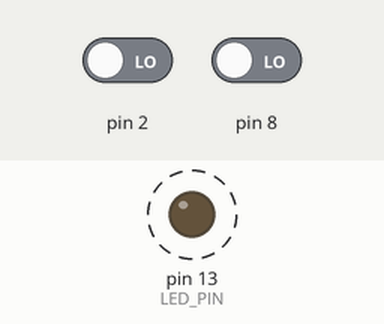
This sketch was run on a simulated Arduino Uno, built with avr-gcc and run on an emulated ATmega328P. On the bench: output pins drawn as LEDs (lit = HIGH). Dashed ring = blinking. The test bench sets the inputs (shaded band); at power-on: pin 2 LOW, pin 8 LOW. What the sketch prints to the serial monitor is not drawn.

Above: at 1.2 s.
1.3 s: pin 2 driven HIGH
3.5 s: pin 8 driven HIGH
Timing chart, 0 to 11.3 s (numbered marks = the images above; inputs shaded):
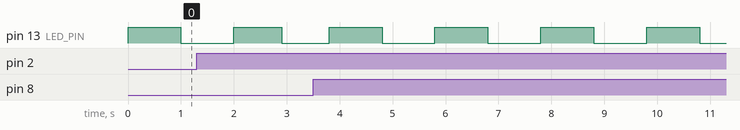

Measured:
- by itself, pin 13 (LED_PIN): alternates HIGH for 1.0 s and LOW for 1.0 s

The sketch:

tarefa0302.ino
```cpp
#include <evento.h>

#define LED_PIN 13
#define BUT_ACC  2
#define BUT_DES  8

int intervalo=1000;
int estado_led=1;
int parar=0;

void timer_expired(int id){
  if(id==0){
    estado_led=!estado_led;
    digitalWrite(LED_PIN, estado_led);
    timer_set(0,intervalo);
  }
  else if (id==1){
    parar=0;
  }
};
void button_changed (int pin, int v) {
  if(pin==BUT_ACC && v==1){
    if(intervalo>=100)
       intervalo-=100;
    else
      intervalo=0;
    Serial.println("botao acelerador apertado ");
    flag_parada(BUT_ACC);
  }
  else if(pin==BUT_DES && v==1){
    intervalo+=100;
    Serial.println("botao desacelerador apertado ");
    flag_parada(BUT_DES);
  }
}

void inicializa () { //tive que trocar porque init() dava conflito com millis();
    button_listen(BUT_ACC);
    button_listen(BUT_DES);
    digitalWrite(LED_PIN,estado_led);
    timer_set(0,intervalo);
}

void flag_parada (int but){
   if (parar==0){
      parar=but;
      timer_set(1,500);
   }
   else if(parar!=but){
      digitalWrite(LED_PIN,LOW);
      while(1);
  }
}
```

evento.cpp
```cpp
#include "evento.h"
#define LED_PIN 13

int but_state[13];
unsigned long but_old[13];
unsigned long timer_ini[2];
int timer [2];

void button_listen (int pin) {
	if(pin<LED_PIN && pin>=0){
		pinMode(pin, INPUT);
		but_state[pin]=0;
	}
	else {
		Serial.println("Erro ao tentar definir botao invalido");
	}
}

void timer_set (int timer_id, int ms) {
    if(ms>0 && timer_id<2 && timer_id>=0){
		timer[timer_id]=ms;             // timer deve expirar após “ms” milisegundos
		timer_ini[timer_id]=millis();
	}
	else
		Serial.println("Erro ao tentar definir timer invalido");
}

/* Callbacks */

void button_changed (int pin, int v);  // notifica que “pin” mudou para “v”
void timer_expired (int timer_id);             // notifica que o timer expirou

/* Programa principal: */

void setup () {
	int i;
	Serial.begin(9600);
	for (i=0;i<13;i++){			// inicializa vetor de estados
		but_state[i]=-1;
		but_old[i] = millis();
	}
	for (i=0; i<2; i++){
		timer[i]=-1;
	}
    pinMode(LED_PIN,OUTPUT);                   // inicialização da API
    inicializa();                 // inicialização do usuário
								//tive que trocar porque init() dava conflito com millis();
}

void loop () {
	for(int i=0;i<13;i++){
	    if(but_state[i]!=-1){
			unsigned long but_now=millis();
			if(but_state[i]!=digitalRead(i) && but_now>=but_old[i]+250){
				but_state[i]=!but_state[i];
				button_changed(i,but_state[i]);    // notifica o usuário
			}
		}
    }
    for(int i=0; i<2; i++){
		if(timer[i]!=-1){
			if(millis()-timer_ini[i]>=timer[i]){
				timer[i]=-1;
				timer_expired(i);
			}
		}
	}	// notifica o usuário
}
```

evento.h
```cpp
#include <Arduino.h>

void button_listen (int pin);
void timer_set (int timer_id, int ms);
void button_changed (int pin, int v);
void timer_expired (void);
void inicializa (void); //tive que trocar porque init() dava conflito com millis();
```
